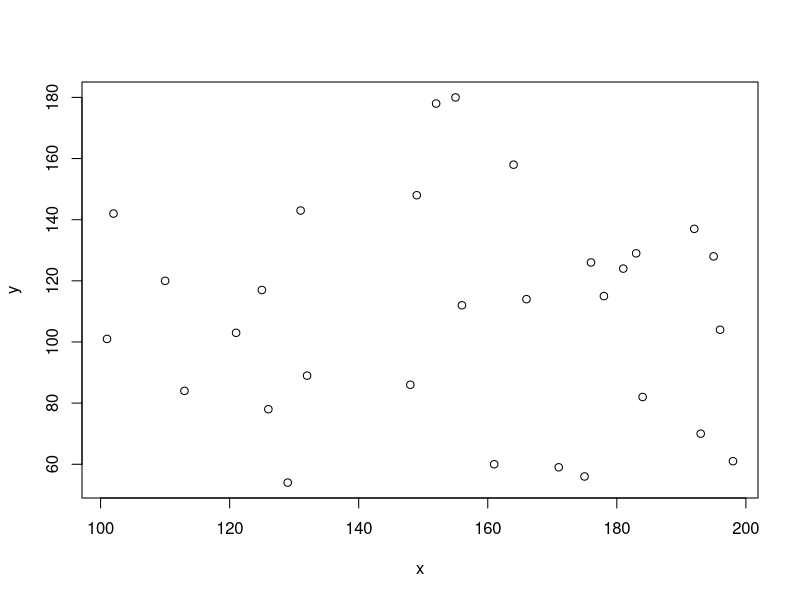
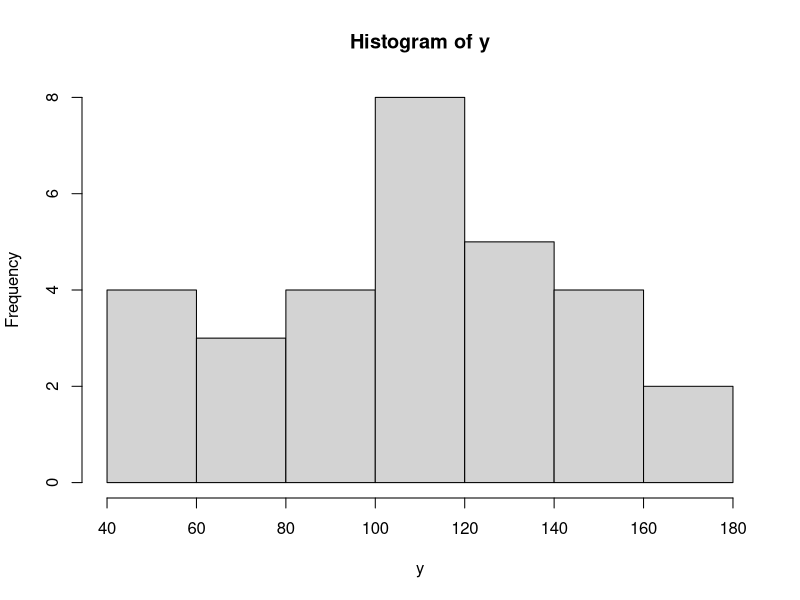
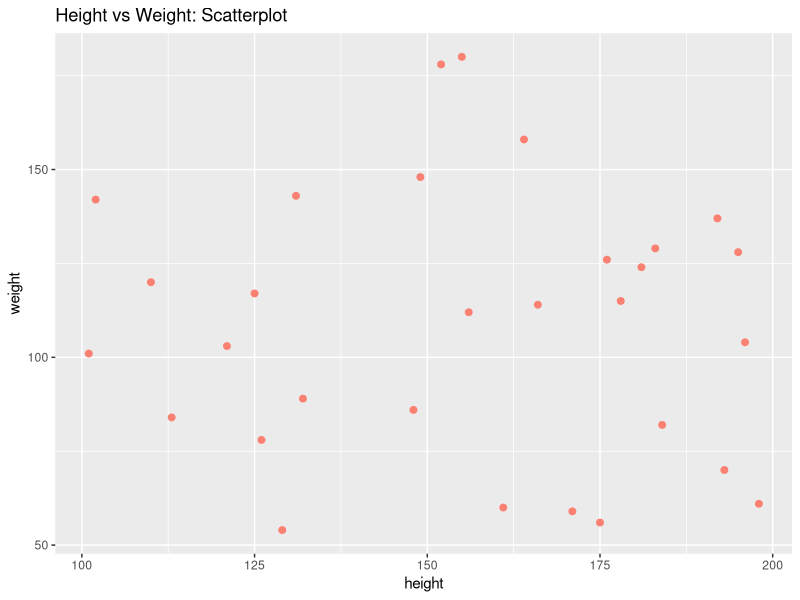
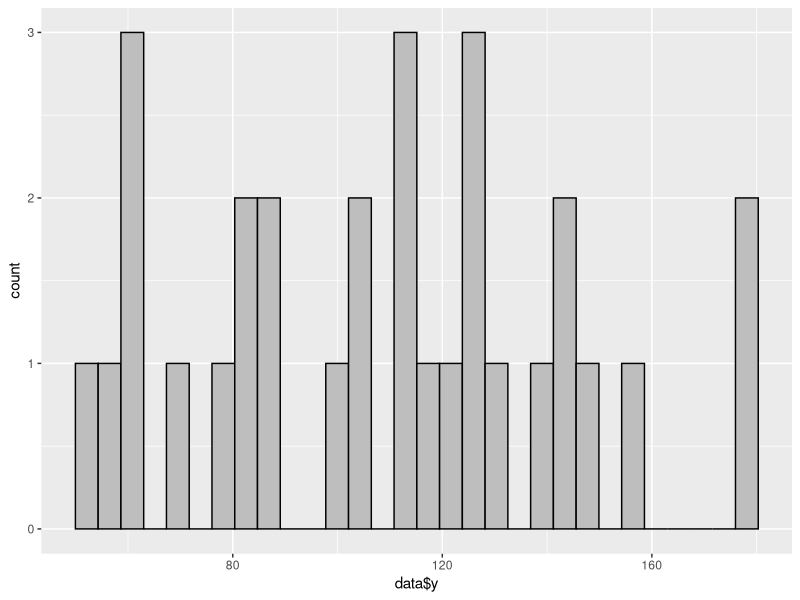
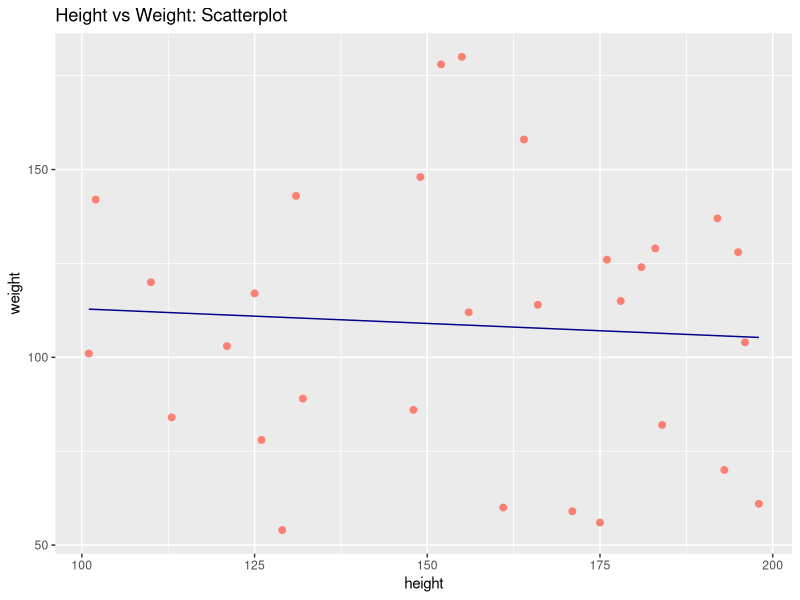
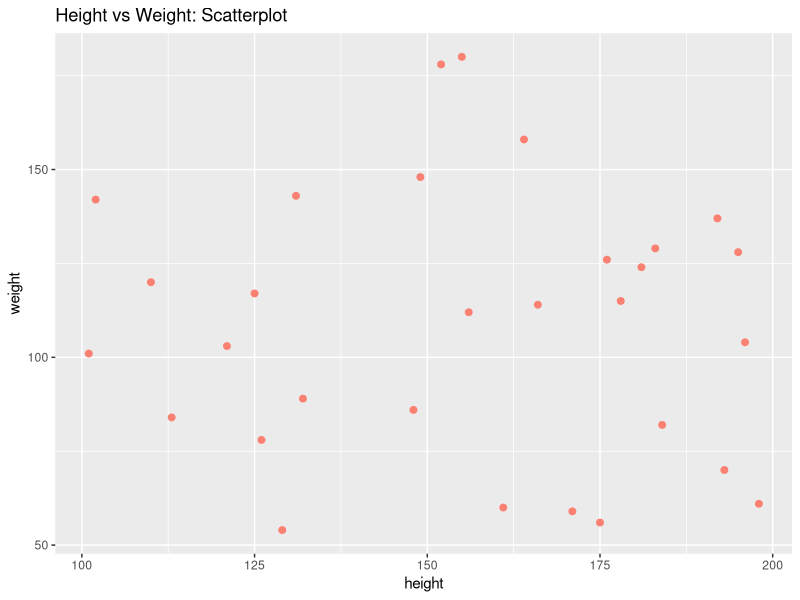
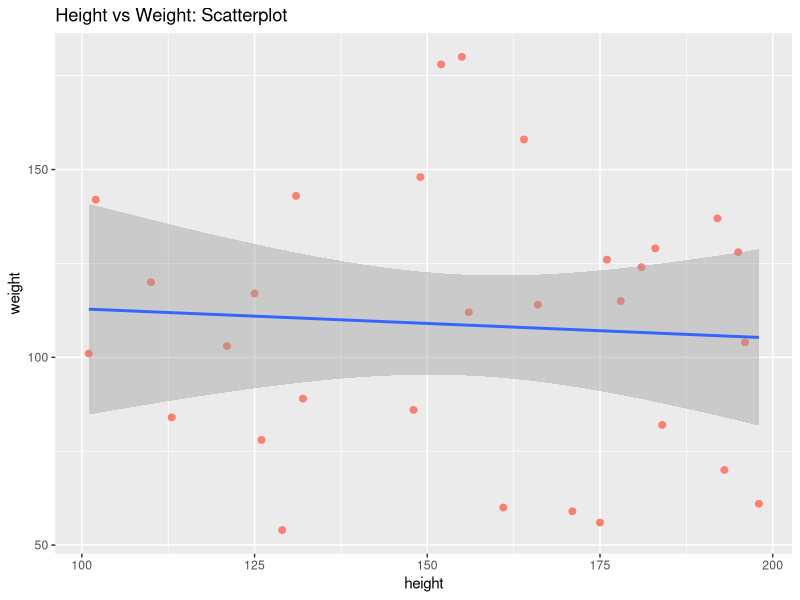

Write the R code that produced these figures, in order.

# Mathematics Behind Line of Best Fit

#Height n cm
x=sample(100:200,30)
x

#Weight in kg
y=sample(50:180,30)
y

data=data.frame(x,y)

#Scatter plot
plot(x,y)
?hist
hist(y)

library(ggplot2)

p1=ggplot(data=data, aes(x=data$x,y=data$y))+geom_point(col='salmon',size=2)+xlab("height")+ylab("weight")+ggtitle("Height vs Weight: Scatterplot")
p1

p2=ggplot(data,aes(data$y))+geom_histogram(col='black',fill='grey')
p2

mx=round(mean(x),2)
mx
my=round(mean(y),2)
my

x_minus_mx= x-mx
y_minus_my= y-my

data2=data.frame(data,x_minus_mx,y_minus_my)
head(data2)

sum(x_minus_mx)
sum(y_minus_my)

b=cov(x,y)/var(x)
b
a=my-(b*mx)
a

pred_y=round(b*x+a,2)
pred_y
y

p1+geom_line(aes(y=pred_y),col='dark blue')
p1
p1+geom_smooth(method='lm')

lm(y~x)

